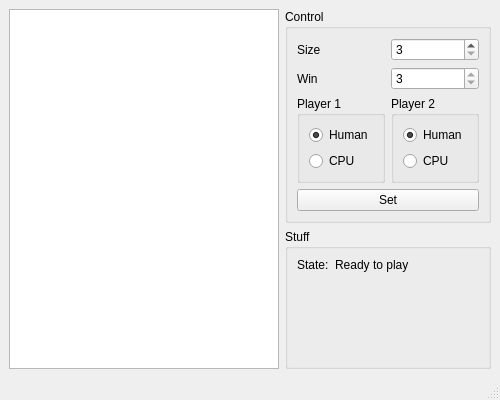
<?xml version="1.0" encoding="UTF-8"?>
<ui version="4.0">
 <class>MainWindow</class>
 <widget class="QMainWindow" name="MainWindow">
  <property name="geometry">
   <rect>
    <x>0</x>
    <y>0</y>
    <width>500</width>
    <height>400</height>
   </rect>
  </property>
  <property name="windowTitle">
   <string>MainWindow</string>
  </property>
  <widget class="QWidget" name="centralwidget">
   <layout class="QHBoxLayout" name="horizontalLayout">
    <item>
     <widget class="QTableView" name="tableView">
      <property name="verticalScrollBarPolicy">
       <enum>Qt::ScrollBarAlwaysOff</enum>
      </property>
      <property name="horizontalScrollBarPolicy">
       <enum>Qt::ScrollBarAlwaysOff</enum>
      </property>
      <property name="autoScroll">
       <bool>false</bool>
      </property>
      <property name="selectionMode">
       <enum>QAbstractItemView::SingleSelection</enum>
      </property>
      <property name="cornerButtonEnabled">
       <bool>false</bool>
      </property>
      <attribute name="horizontalHeaderVisible">
       <bool>false</bool>
      </attribute>
      <attribute name="verticalHeaderVisible">
       <bool>false</bool>
      </attribute>
     </widget>
    </item>
    <item>
     <layout class="QVBoxLayout" name="verticalLayout">
      <item>
       <widget class="QGroupBox" name="groupBox">
        <property name="title">
         <string>Control</string>
        </property>
        <layout class="QFormLayout" name="formLayout">
         <item row="0" column="0">
          <widget class="QLabel" name="label">
           <property name="text">
            <string>Size</string>
           </property>
           <property name="buddy">
            <cstring>sizeSpin</cstring>
           </property>
          </widget>
         </item>
         <item row="0" column="1">
          <widget class="QSpinBox" name="sizeSpin">
           <property name="minimum">
            <number>3</number>
           </property>
           <property name="maximum">
            <number>10</number>
           </property>
          </widget>
         </item>
         <item row="1" column="0">
          <widget class="QLabel" name="label_2">
           <property name="text">
            <string>Win</string>
           </property>
           <property name="buddy">
            <cstring>winSpin</cstring>
           </property>
          </widget>
         </item>
         <item row="1" column="1">
          <widget class="QSpinBox" name="winSpin">
           <property name="sizePolicy">
            <sizepolicy hsizetype="Minimum" vsizetype="Minimum">
             <horstretch>0</horstretch>
             <verstretch>0</verstretch>
            </sizepolicy>
           </property>
           <property name="minimum">
            <number>3</number>
           </property>
           <property name="maximum">
            <number>3</number>
           </property>
          </widget>
         </item>
         <item row="2" column="0">
          <widget class="QGroupBox" name="groupBox_3">
           <property name="title">
            <string>Player 1</string>
           </property>
           <layout class="QVBoxLayout" name="verticalLayout_2">
            <item>
             <widget class="QRadioButton" name="p1Human">
              <property name="text">
               <string>Human</string>
              </property>
              <property name="checked">
               <bool>true</bool>
              </property>
             </widget>
            </item>
            <item>
             <widget class="QRadioButton" name="p1Cpu">
              <property name="text">
               <string>CPU</string>
              </property>
             </widget>
            </item>
           </layout>
          </widget>
         </item>
         <item row="2" column="1">
          <widget class="QGroupBox" name="groupBox_4">
           <property name="title">
            <string>Player 2</string>
           </property>
           <layout class="QVBoxLayout" name="verticalLayout_3">
            <item>
             <widget class="QRadioButton" name="p2Human">
              <property name="text">
               <string>Human</string>
              </property>
              <property name="checked">
               <bool>true</bool>
              </property>
             </widget>
            </item>
            <item>
             <widget class="QRadioButton" name="p2Cpu">
              <property name="text">
               <string>CPU</string>
              </property>
             </widget>
            </item>
           </layout>
          </widget>
         </item>
         <item row="3" column="0" colspan="2">
          <widget class="QPushButton" name="pushButton">
           <property name="text">
            <string>Set</string>
           </property>
          </widget>
         </item>
        </layout>
       </widget>
      </item>
      <item>
       <widget class="QGroupBox" name="groupBox_2">
        <property name="title">
         <string>Stuff</string>
        </property>
        <layout class="QFormLayout" name="formLayout_2">
         <item row="0" column="0">
          <widget class="QLabel" name="label_3">
           <property name="text">
            <string>State:</string>
           </property>
          </widget>
         </item>
         <item row="0" column="1">
          <widget class="QLabel" name="statusLabel">
           <property name="text">
            <string>Ready to play</string>
           </property>
          </widget>
         </item>
        </layout>
       </widget>
      </item>
     </layout>
    </item>
   </layout>
  </widget>
  <widget class="QMenuBar" name="menubar">
   <property name="geometry">
    <rect>
     <x>0</x>
     <y>0</y>
     <width>500</width>
     <height>21</height>
    </rect>
   </property>
  </widget>
  <widget class="QStatusBar" name="statusbar"/>
 </widget>
 <resources/>
 <connections/>
</ui>
